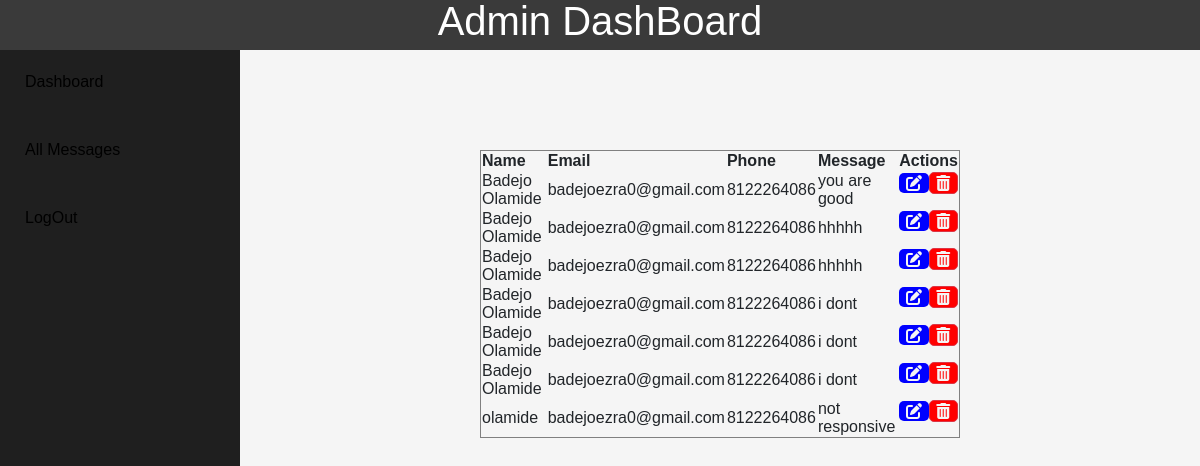
Screenshot of /dash/ with the database file from the repository.
### cordarapp/models.py (models this page shows, shortened)
class Contact(models.Model):
  name = models.CharField(max_length=200)
  email = models.EmailField(max_length=200)
  phone = models.IntegerField()
  message = models.CharField(max_length=200)

### cordarapp/views.py (the view)
# urls.py: path('dash/', views.dash, name="dash"),
def dash(request):
  cmd=Contact.objects.all()
  context={
    'all':cmd
  }
  return render(request, 'cordarapp/admin.html',context)

### cordarapp/templates/cordarapp/admin.html (shortened to what this page needs)
{% load static %}
<html lang="en">
<head>
   <link rel="stylesheet" href="{% static 'cordarapp/css/fontawesome.min.css'%}">
   <link href="https://cdn.jsdelivr.net/npm/bootstrap@5.2.0/dist/css/bootstrap.min.css" rel="stylesheet"
>
</head>
<body>
   <div class="admin-nav">
      <h1> Admin DashBoard </h1>
   </div>
   <div class="main-div">
      <div class="side-panel">
         <a href=""> Dashboard </a>
         <br>
         <a href=""> All Messages </a>
         <br>
         <a href=""> LogOut </a>
      </div>
      <div class="dashboard-body">
         <div class="table-div">
            <table border="1">
               <thead>
                  <tr>
                     <th> Name </th>
                     <th> Email </th>
                     <th> Phone </th>
                     <th> Message </th>
                     <th>Actions</th>
                  </tr>
               </thead>
               <tbody>
                  {% for info in all %}
                  <tr>
                     <td>{{info.name}}</td>
                     <td>{{info.email}}</td>
                     <td>{{info.phone}}</td>
                     <td>{{info.message}}</td>
                     <td style="display: flex; justify-content: center; align-items: center;">
                        <a href="{%url 'edit' info.id%}"
                           style="height:90%; width:50%; background-color: blue; color: whitesmoke; padding: 2px; border-radius: 5px; display: flex; justify-content: center; align-items: center; "><i
                              class="fa-solid fa-pen-to-square"></i></a>
                        <button type="button" class="btn btn-danger" data-bs-toggle="modal"
                           data-bs-target="#exampleModal"
                           style="height:90%; width:50%; background-color: red; color: whitesmoke; padding: 2px; border-radius: 5px; display: flex; justify-content: center; align-items: center;">
                           <i class="fa-solid fa-trash-can"></i></a>
                        </button>
                     </td>
                  </tr>
                  {% endfor %}
               </tbody>
            </table>
         </div>
      </div>
   </div>
</body>
</html>

### cordarapp/templates/cordarapp/admin.html (style rules this page uses)
* { font-family: 'Lucida Sans', 'Lucida Sans Regular', 'Lucida Grande', 'Lucida Sans Unicode', Geneva, Verdana, sans-serif; }
.admin-nav { width: 100%; height: 50px; display: flex; justify-content: center; align-items: center; background-color: rgb(58, 58, 58); color: white; }
.main-div { display: flex; width: 100vw; height: 100vh; }
.side-panel { background-color: rgb(31, 31, 31); width: 20%; display: flex; flex-direction: column; row-gap: 10px; padding-top: 20px; padding-left: 25px; }
.dashboard-body { background-color: whitesmoke; width: 80%; display: flex; justify-content: center; align-items: center; }
.table-div { height: 75%; width: 50%; }
a { color: black; text-decoration: none; }

### rows the page displays
Contact: name "Badejo Olamide", email "badejoezra0@gmail.com", phone "8122264086", message "you are good"
Contact: name "Badejo Olamide", email "badejoezra0@gmail.com", phone "8122264086", message "hhhhh"
Contact: name "Badejo Olamide", email "badejoezra0@gmail.com", phone "8122264086", message "hhhhh"
Contact: name "Badejo Olamide", email "badejoezra0@gmail.com", phone "8122264086", message "i dont"
Contact: name "Badejo Olamide", email "badejoezra0@gmail.com", phone "8122264086", message "i dont"
Contact: name "Badejo Olamide", email "badejoezra0@gmail.com", phone "8122264086", message "i dont"
Contact: name "olamide", email "badejoezra0@gmail.com", phone "8122264086", message "not responsive"
